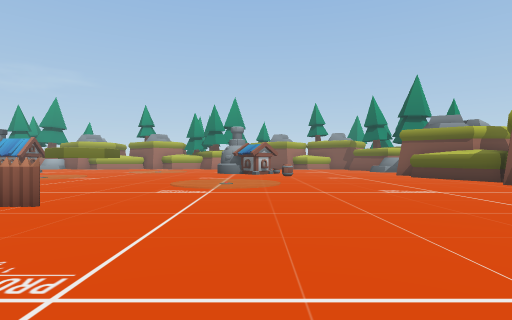
[1] (above)

21 first-person views from a walk through a Unity game level. The camera is 1.4 m above the floor, looks level and sees 80° across. The floor is counted in squares, 2 m on a side. Each view is taken from the middle of a square. On the plan, view 1 faces up. The plan holds only what a view shows up to about 10 squares ahead; the rest is blank. The place goes on beyond the plan. The player character is not drawn.

[2]
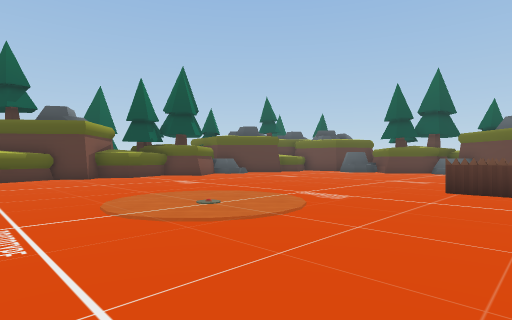

[3]
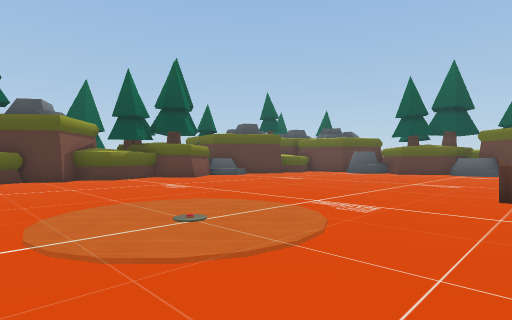

[4]
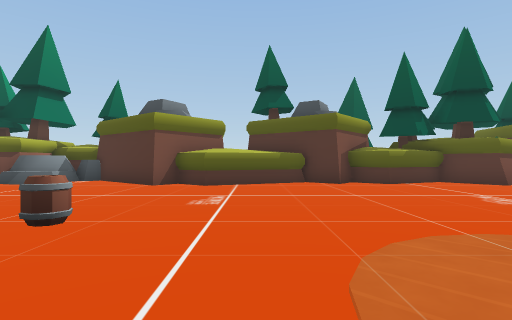

[5]
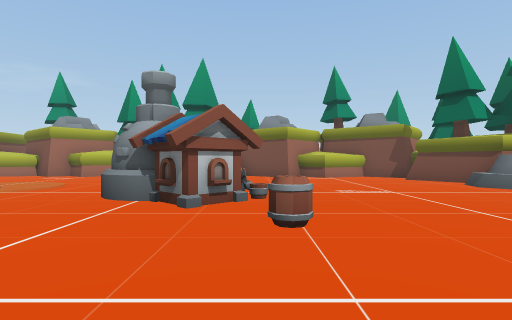

[6]
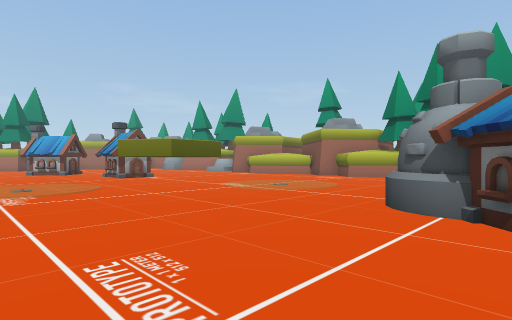

[7]
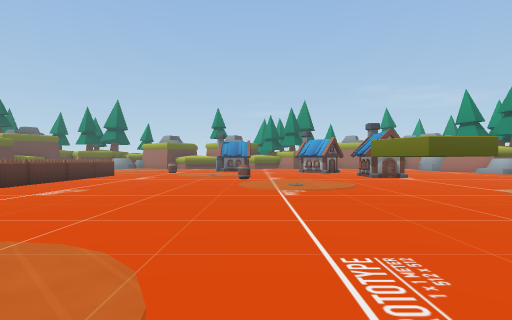

[8]
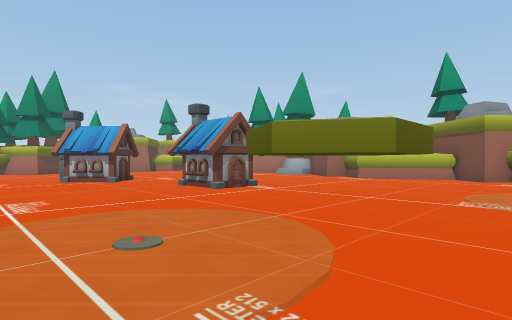

[9]
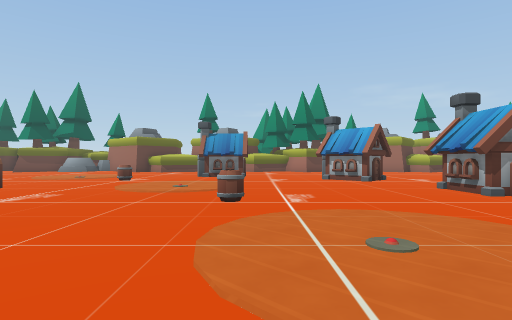

[10]
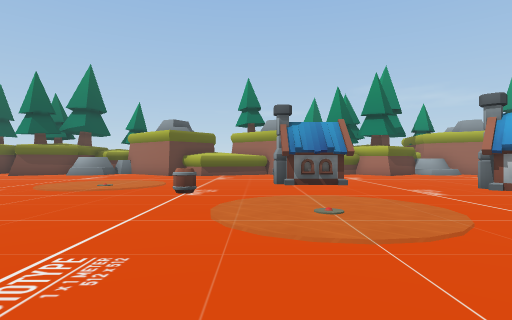

[11]
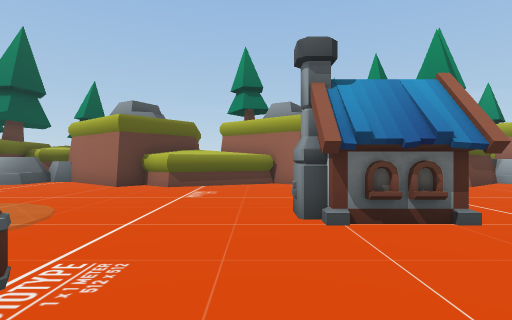

[12]
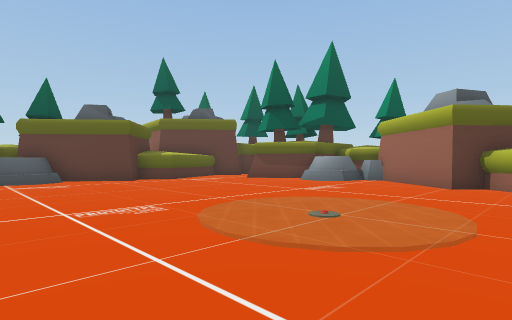

[13]
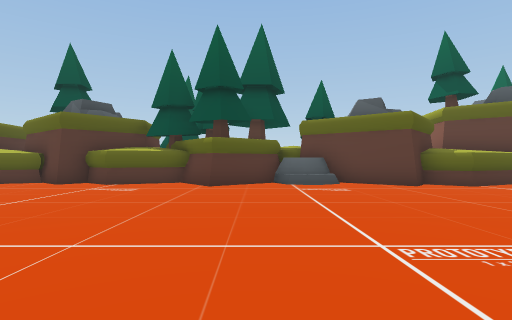

[14]
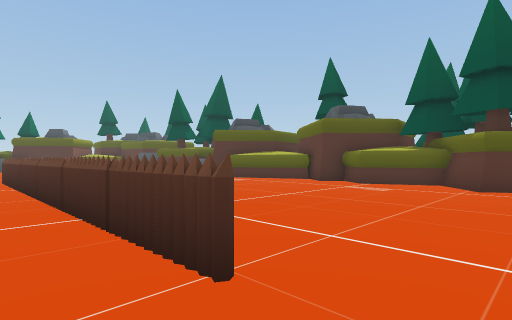

[15]
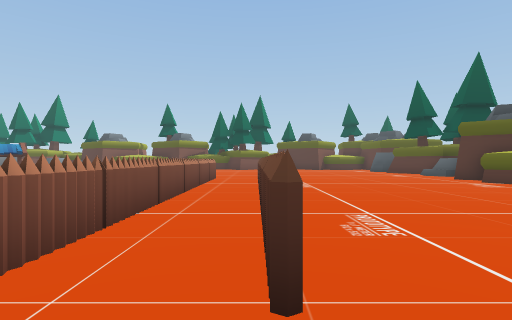

[16]
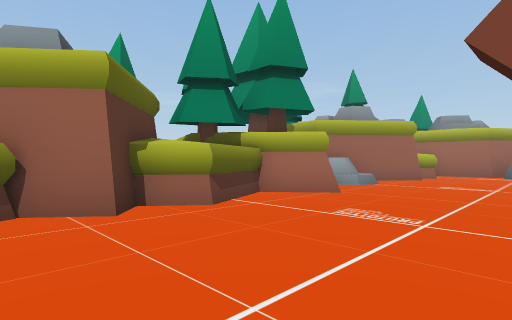

[17]
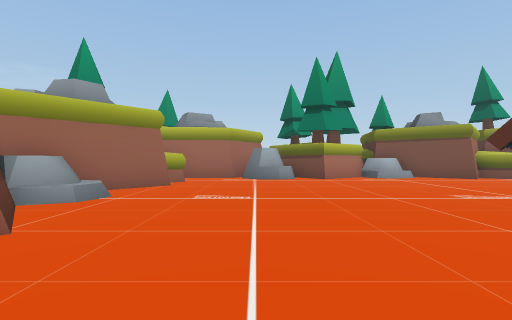

[18]
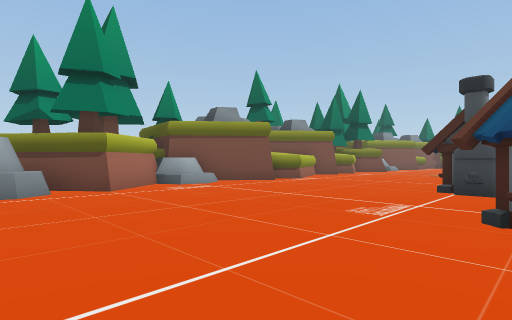

[19]
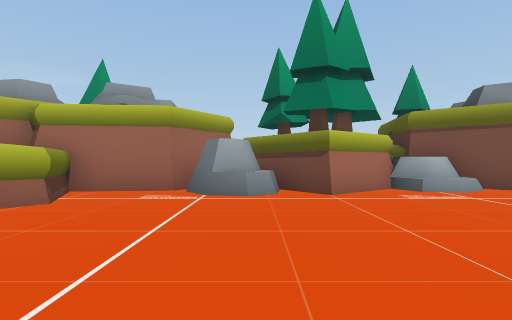

[20]
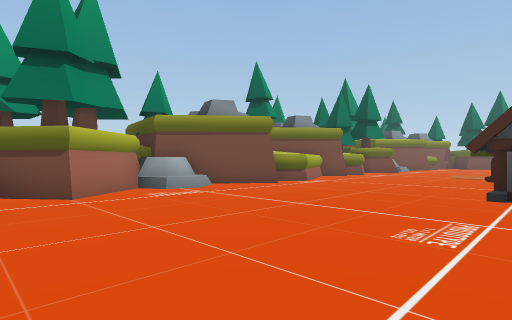

[21]
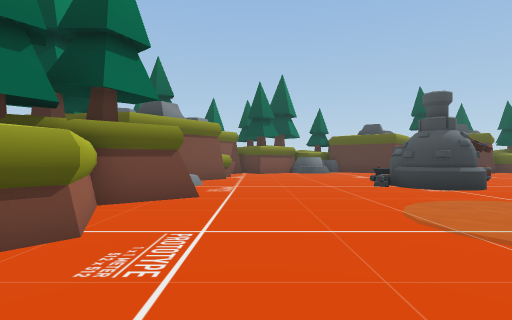

### Floor plan
Key: @ floor where view 1 was taken; # wall or solid block; . main floor; : floor 0.5 m higher than the main floor; / step, stairs or slope; = window, fence, low wall or low ledge; ^ raised ledge; F fence; B barrel; U building; O other object.
Columns run from 26 left of view 1 to 8 right of it. Each row starts with its distance up from view 1.
 24        #####      #####
 23   #######.####    #.#.#####
 22   #..#^........  ...........
 21   #.........................
 20   #......................... ....##
 19  ##......................... .....#
 18  #...............O......./.. ....^#
 17  #=..........UU.O.O......U:U......#
 16  #=.........UUU...O.....U#U/.......
 15  #.......UU.....OOO.......UU......#
 14  ##.....UU.......................##
 13  #.........................B.....#
 12  #...............................#
 11  ##............B.................##
 10  #....UU..........................#
  9  ##...UU.........................##
  8  #................................#
  7  ##..............................##
  6   #......B........................#
  5   #..........FFFFFFFFFF...........#
  4  ##............................ .##
  3 ##...........FFFFFFFFFF.......
  2 #...................   ......
  1 #=.................... .....
  0  #^................... ...@
 -1     .................. ..
 -2      .................
 -3      .................
 -4     ..................
 -5     ####.#####.#.#.###
 -6        ####  #######

Where each view was taken, in squares from view 1:
view 1: 0 up, 0 right, facing up
view 2: 12 up, 5 left, facing down-right
view 3: 11 up, 4 left, facing down-right
view 4: 11 up, 2 left, facing right
view 5: 10 up, 1 right, facing up
view 6: 11 up, 0 right, facing up-left
view 7: 11 up, 0 right, facing left
view 8: 11 up, 6 left, facing up-left
view 9: 11 up, 6 left, facing left
view 10: 8 up, 10 left, facing left
view 11: 8 up, 15 left, facing left
view 12: 6 up, 15 left, facing down-left
view 13: 4 up, 15 left, facing down
view 14: 4 up, 15 left, facing down-right
view 15: 3 up, 15 left, facing right
view 16: 8 up, 20 left, facing up-left
view 17: 11 up, 21 left, facing up
view 18: 15 up, 21 left, facing up-right
view 19: 16 up, 20 left, facing up
view 20: 16 up, 20 left, facing up-right
view 21: 21 up, 9 left, facing right
